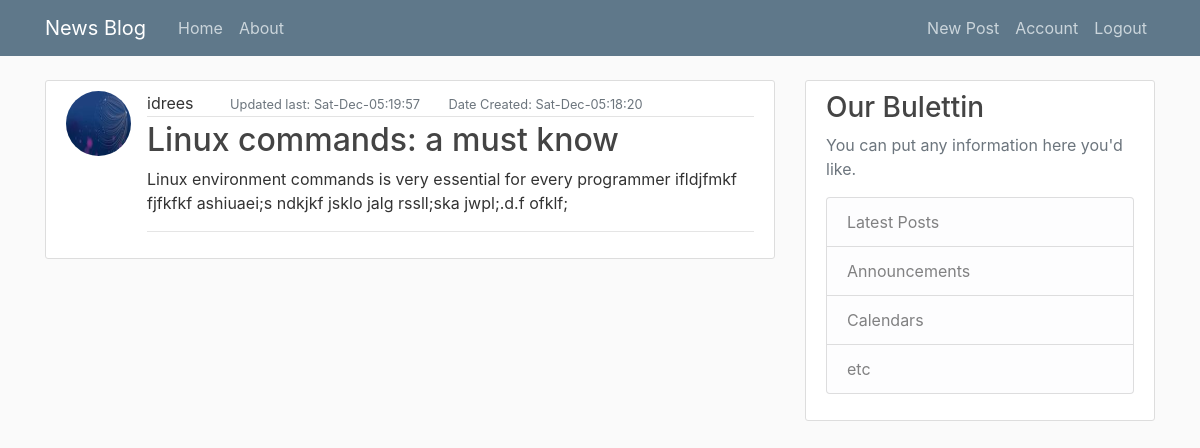
The app's page /post/2 (signed in) with its own data.
### newspost/model.py (models this page shows, shortened)
class User(db.Model, UserMixin):
    id = db.Column(db.Integer, primary_key=True , nullable=False)
    username = db.Column(db.String(60),unique=True, nullable=False)
    email = db.Column(db.String(120), nullable=False, unique=True)
    password = db.Column(db.String(), nullable=False)
    image_file = db.Column(db.String, default='default.jpg')
    date_updated = db.Column(db.DateTime, nullable=False, default=datetime.utcnow)
    post = db.relationship('Post', backref='author', lazy=True)

class Post(db.Model):
    id = db.Column(db.Integer, primary_key=True, nullable=False)
    title = db.Column(db.String(60),unique=True, nullable=False)
    content = db.Column(db.Text(420), nullable=False, unique=True)
    date_posted = db.Column(db.DateTime, nullable=False, default=datetime.utcnow)
    date_updated = db.Column(db.DateTime, nullable=False, default=datetime.utcnow)
    user_id = db.Column(db.Integer, db.ForeignKey('user.id'), nullable=False)

### newspost/routes.py (the view)
@app.route('/post/<int:post_id>', methods=['GET','POST'])
@login_required
def post(post_id):
    post = Post.query.get_or_404(post_id)
    return render_template('post.html', post = post)

### newspost/model.py (called while the page is built)
@login_manager.user_loader
def load_user(user_id):
    return User.query.get(int(user_id))

### newspost/Templates/post.html (shortened to what this page needs)
{% extends 'base.html' %}
    {% block content %}
        <article class="media content-section">
          <img class="rounded-circle article-img" src="{{ url_for('static', filename='img/' + post.author.image_file) }}">
          <div class="media-body">
            <div class="article-metadata">
              <span class="mr-2" href="#">{{ post.author.username }}</span>
              <small class="text-muted ml-4 ">Updated last: {{ post.date_posted.strftime('%a-%b-%X') }}</small>
              <small class="text-muted ml-4">Date Created: {{ post.date_updated.strftime('%a-%b-%X') }} </small>
            </div>
            <h2><a class="article-title" href="#">{{ post.title }}</a></h2>
            <p class="article-content">{{ post.content }}</p>
            <hr>
        </article>
    {% endblock content %}

### newspost/static/main.css (style rules this page uses)
body { background: #fafafa; color: #333333; margin-top: 5rem; }
h1, h2, h3, h4, h5, h6 { color: #444444; }
a { text-decoration: none; }
.content-section { background: #ffffff; padding: 10px 20px; border: 1px solid #dddddd; border-radius: 3px; margin-bottom: 20px; }
.article-title { color: #444444; }
.article-content { white-space: pre-line; }
.article-img { height: 65px; width: 65px; margin-right: 16px; }
.article-metadata { padding-bottom: 1px; margin-bottom: 4px; border-bottom: 1px solid #e3e3e3 }

### records on screen
User: image_file (picture), author.username "idrees"
Post: date_posted "Sat-Dec-05:19:57", date_updated "Sat-Dec-05:18:20", title "Linux commands: a must know", content "Linux environment commands is very essential for every programmer ifldjfmkf fjfkfkf ashiuaei;s ndkjkf jsklo jalg rssll;ska jwpl;.d.f ofklf;"
